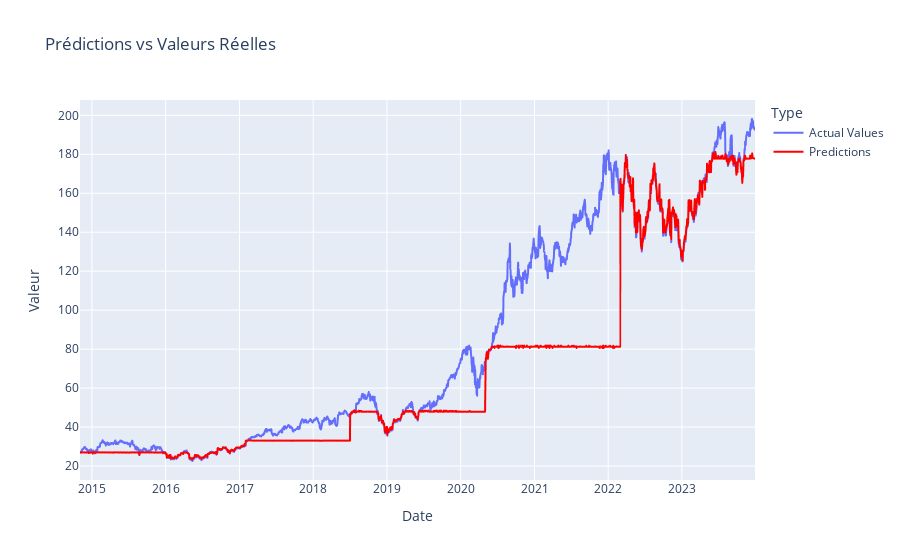

Write notebook code for a chart like this one.
### Markdown cell above
# XGBOOST

### Code cell
import pandas as pd
from xgboost import XGBRegressor
from sklearn.model_selection import TimeSeriesSplit
from sklearn.metrics import mean_absolute_error
import plotly.express as px

def create_rolling_features(data, window_size=2):
    data.sort_values('Date', inplace=True)
    data.set_index('Date', inplace=True)

    data['Rolling_Close_Mean'] = data['Close'].rolling(f'{window_size*30}D').mean()
    data['Rolling_Close_Std'] = data['Close'].rolling(f'{window_size*30}D').std()

    return data


apple = create_rolling_features(apple)

X = apple.drop("Close", axis=1)
y = apple["Close"]

tscv = TimeSeriesSplit()

predictions_list = []
actual_values_list = []

for train_index, test_index in tscv.split(X):
    X_train, X_test = X.iloc[train_index], X.iloc[test_index]
    y_train, y_test = y.iloc[train_index], y.iloc[test_index]

    model = XGBRegressor(n_estimators=500, max_depth=30, learning_rate=0.1)

    model.fit(X_train, y_train)
    y_pred = model.predict(X_test)
    predictions_list.extend(y_pred)
    actual_values_list.extend(y_test)

mae_final = mean_absolute_error(actual_values_list, predictions_list)
print(f'MAE Finale: {mae_final}')

results_df = pd.DataFrame({
    'Date': apple.index[-len(predictions_list):],
    'Actual Values': actual_values_list,
    'Predictions': predictions_list
})


fig = px.line(results_df, x='Date', y=['Actual Values', 'Predictions'],
              labels={'value': 'Valeur', 'variable': 'Type'},
              title='Prédictions vs Valeurs Réelles')

fig.update_traces(line=dict(color='blue'), selector=dict(name='Actual values'))
fig.update_traces(line=dict(color='red'), selector=dict(name='Predictions'))

fig.show()

### Figure 1 — Plotly figure (JSON) as saved in the notebook; plotly's stock layout.template omitted (floating-point values rounded to 4 significant figures; data arrays with more than 128 entries replaced by an {"elided": "..."} marker saying what was removed)
{"data": [{"hovertemplate": "Type=Actual Values<br>Date=%{x}<br>Valeur=%{y}<extra></extra>", "legendgroup": "Actual Values", "line": {"color": "#636efa", "dash": "solid"}, "marker": {"symbol": "circle"}, "mode": "lines", "name": "Actual Values", "showlegend": true, "type": "scattergl", "x": {"elided": "2305 str values"}, "xaxis": "x", "y": {"elided": "2305 float values"}, "yaxis": "y"}, {"hovertemplate": "Type=Predictions<br>Date=%{x}<br>Valeur=%{y}<extra></extra>", "legendgroup": "Predictions", "line": {"color": "red", "dash": "solid"}, "marker": {"symbol": "circle"}, "mode": "lines", "name": "Predictions", "showlegend": true, "type": "scattergl", "x": {"elided": "2305 str values"}, "xaxis": "x", "y": {"elided": "2305 float values"}, "yaxis": "y"}], "layout": {"legend": {"title": {"text": "Type"}, "tracegroupgap": 0}, "title": {"text": "Prédictions vs Valeurs Réelles"}, "xaxis": {"anchor": "y", "domain": [0, 1], "title": {"text": "Date"}}, "yaxis": {"anchor": "x", "domain": [0, 1], "title": {"text": "Valeur"}}}}
